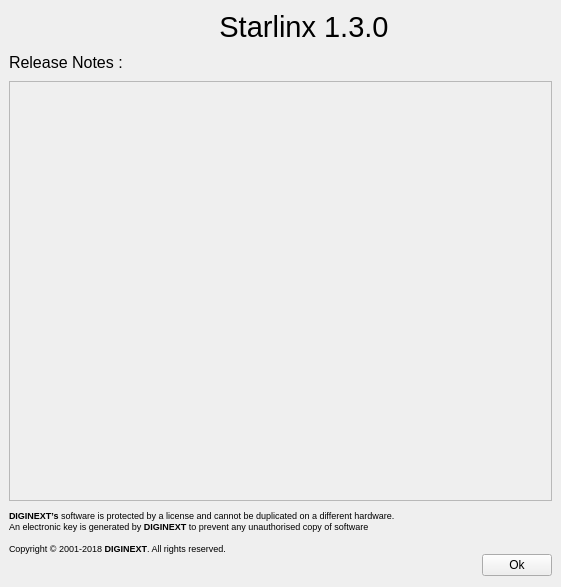
<?xml version="1.0" encoding="UTF-8"?>
<ui version="4.0">
 <class>AboutWidgetClass</class>
 <widget class="QWidget" name="AboutWidgetClass">
  <property name="geometry">
   <rect>
    <x>0</x>
    <y>0</y>
    <width>561</width>
    <height>587</height>
   </rect>
  </property>
  <property name="windowTitle">
   <string>About...</string>
  </property>
  <layout class="QGridLayout" name="gridLayout">
   <property name="leftMargin">
    <number>0</number>
   </property>
   <property name="topMargin">
    <number>0</number>
   </property>
   <property name="rightMargin">
    <number>9</number>
   </property>
   <property name="horizontalSpacing">
    <number>6</number>
   </property>
   <property name="verticalSpacing">
    <number>0</number>
   </property>
   <item row="1" column="0" colspan="3">
    <layout class="QGridLayout" name="gridLayout_2">
     <property name="leftMargin">
      <number>9</number>
     </property>
     <property name="bottomMargin">
      <number>0</number>
     </property>
     <property name="spacing">
      <number>9</number>
     </property>
     <item row="0" column="0">
      <widget class="QLabel" name="L_ReleaseNote">
       <property name="sizePolicy">
        <sizepolicy hsizetype="Preferred" vsizetype="Maximum">
         <horstretch>0</horstretch>
         <verstretch>0</verstretch>
        </sizepolicy>
       </property>
       <property name="font">
        <font>
         <family>Segoe UI</family>
         <pointsize>12</pointsize>
        </font>
       </property>
       <property name="text">
        <string>Release Notes :</string>
       </property>
      </widget>
     </item>
     <item row="2" column="0">
      <widget class="QLabel" name="label_4">
       <property name="sizePolicy">
        <sizepolicy hsizetype="Preferred" vsizetype="Maximum">
         <horstretch>0</horstretch>
         <verstretch>0</verstretch>
        </sizepolicy>
       </property>
       <property name="font">
        <font>
         <pointsize>6</pointsize>
        </font>
       </property>
       <property name="text">
        <string>&lt;!DOCTYPE HTML PUBLIC &quot;-//W3C//DTD HTML 4.0//EN&quot; &quot;http://www.w3.org/TR/REC-html40/strict.dtd&quot;&gt;
&lt;html&gt;&lt;head&gt;&lt;meta name=&quot;qrichtext&quot; content=&quot;1&quot; /&gt;&lt;style type=&quot;text/css&quot;&gt;
p, li { white-space: pre-wrap; }
&lt;/style&gt;&lt;/head&gt;&lt;body style=&quot; font-family:'MS Shell Dlg 2'; font-size:6pt; font-weight:400; font-style:normal;&quot;&gt;
&lt;p style=&quot; margin-top:0px; margin-bottom:0px; margin-left:0px; margin-right:0px; -qt-block-indent:0; text-indent:0px;&quot;&gt;&lt;span style=&quot; font-family:'Sego-ui'; font-size:7pt; font-weight:600;&quot;&gt;DIGINEXT’s&lt;/span&gt;&lt;span style=&quot; font-family:'Sego-ui'; font-size:7pt;&quot;&gt; software is protected by a license and cannot be duplicated on a different hardware.&lt;/span&gt;&lt;/p&gt;
&lt;p style=&quot; margin-top:0px; margin-bottom:0px; margin-left:0px; margin-right:0px; -qt-block-indent:0; text-indent:0px;&quot;&gt;&lt;span style=&quot; font-family:'Sego-ui'; font-size:7pt;&quot;&gt;An electronic key is generated by &lt;/span&gt;&lt;span style=&quot; font-family:'Sego-ui'; font-size:7pt; font-weight:600;&quot;&gt;DIGINEXT&lt;/span&gt;&lt;span style=&quot; font-family:'Sego-ui'; font-size:7pt;&quot;&gt; to prevent any unauthorised copy of software&lt;/span&gt;&lt;/p&gt;
&lt;p style=&quot;-qt-paragraph-type:empty; margin-top:0px; margin-bottom:0px; margin-left:0px; margin-right:0px; -qt-block-indent:0; text-indent:0px; font-family:'Sego-ui'; font-size:7pt;&quot;&gt;&lt;br /&gt;&lt;/p&gt;
&lt;p style=&quot; margin-top:0px; margin-bottom:0px; margin-left:0px; margin-right:0px; -qt-block-indent:0; text-indent:0px;&quot;&gt;&lt;span style=&quot; font-family:'Sego-ui'; font-size:7pt;&quot;&gt;Copyright © 2001-2018 &lt;/span&gt;&lt;span style=&quot; font-family:'Sego-ui'; font-size:7pt; font-weight:600;&quot;&gt;DIGINEXT&lt;/span&gt;&lt;span style=&quot; font-family:'Sego-ui'; font-size:7pt;&quot;&gt;. All rights reserved.&lt;/span&gt;&lt;/p&gt;&lt;/body&gt;&lt;/html&gt;</string>
       </property>
      </widget>
     </item>
     <item row="1" column="0">
      <widget class="QFrame" name="webViewBorder">
       <property name="frameShape">
        <enum>QFrame::StyledPanel</enum>
       </property>
       <property name="frameShadow">
        <enum>QFrame::Raised</enum>
       </property>
       <layout class="QGridLayout" name="gridLayout_3">
        <property name="leftMargin">
         <number>0</number>
        </property>
        <property name="topMargin">
         <number>0</number>
        </property>
        <property name="rightMargin">
         <number>0</number>
        </property>
        <property name="bottomMargin">
         <number>0</number>
        </property>
        <property name="spacing">
         <number>0</number>
        </property>
       </layout>
      </widget>
     </item>
    </layout>
   </item>
   <item row="2" column="0" colspan="2">
    <spacer name="horizontalSpacer">
     <property name="orientation">
      <enum>Qt::Horizontal</enum>
     </property>
     <property name="sizeHint" stdset="0">
      <size>
       <width>40</width>
       <height>20</height>
      </size>
     </property>
    </spacer>
   </item>
   <item row="0" column="0">
    <widget class="QLabel" name="label_2">
     <property name="maximumSize">
      <size>
       <width>50</width>
       <height>53</height>
      </size>
     </property>
     <property name="text">
      <string/>
     </property>
     <property name="pixmap">
      <pixmap>:/releaseNotes/Images/Starlinx.png</pixmap>
     </property>
    </widget>
   </item>
   <item row="2" column="2">
    <widget class="QPushButton" name="PB_Ok">
     <property name="maximumSize">
      <size>
       <width>70</width>
       <height>16777215</height>
      </size>
     </property>
     <property name="text">
      <string>Ok</string>
     </property>
    </widget>
   </item>
   <item row="0" column="1" colspan="2">
    <widget class="QLabel" name="L_starlinxVersion">
     <property name="font">
      <font>
       <family>Segoe UI</family>
       <pointsize>22</pointsize>
      </font>
     </property>
     <property name="styleSheet">
      <string notr="true">padding-left:-50px;</string>
     </property>
     <property name="text">
      <string>Starlinx 1.3.0</string>
     </property>
     <property name="alignment">
      <set>Qt::AlignCenter</set>
     </property>
    </widget>
   </item>
  </layout>
 </widget>
 <customwidgets>
 </customwidgets>
 <resources>
  <include location="../_resources/SwAbout.qrc"/>
 </resources>
 <connections/>
</ui>
